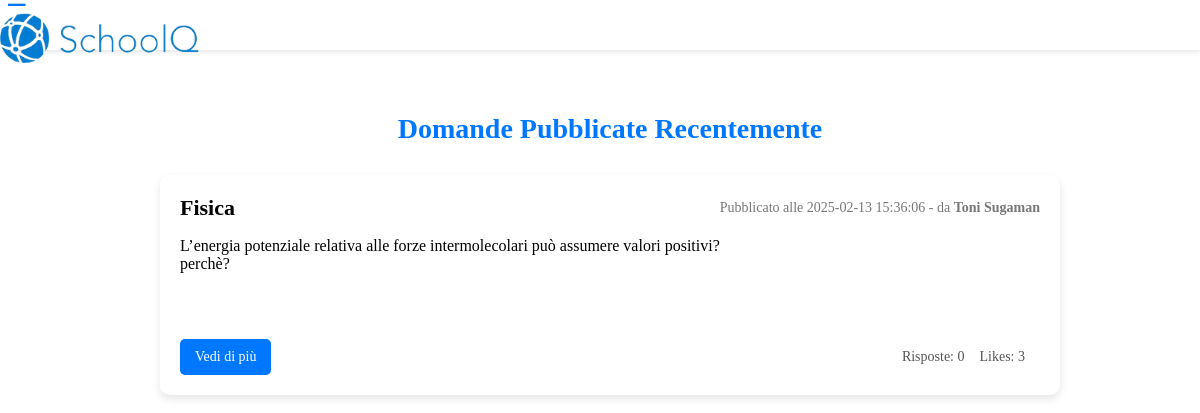
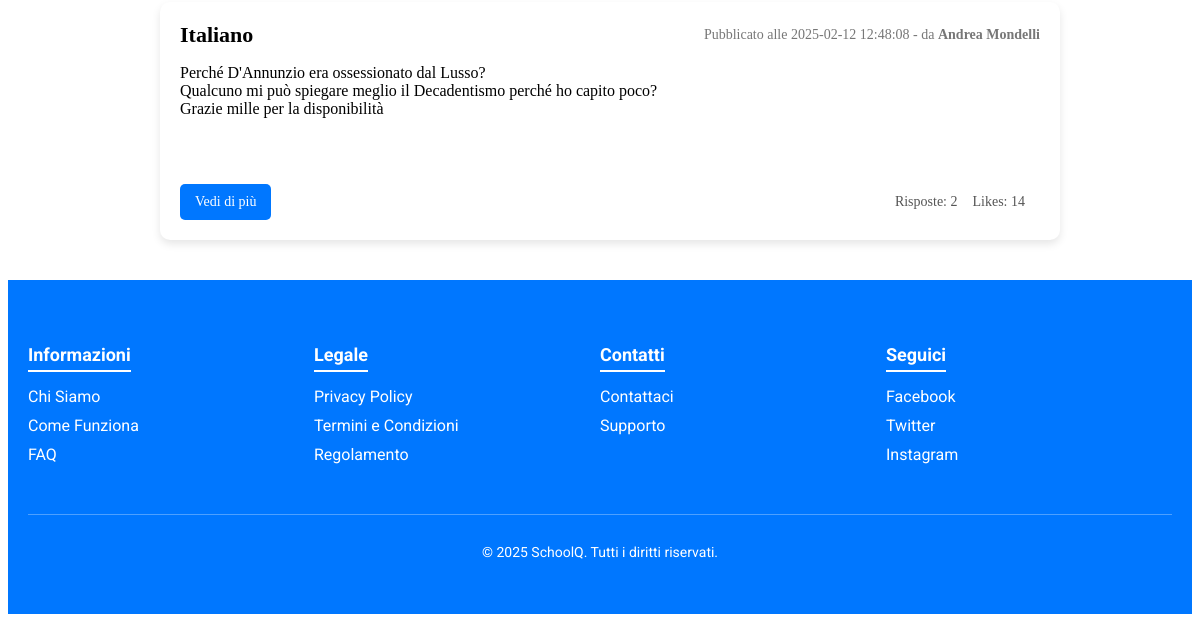
The page /php_front/dashboard.php on the database as committed earlier (2 pictures, top to bottom).
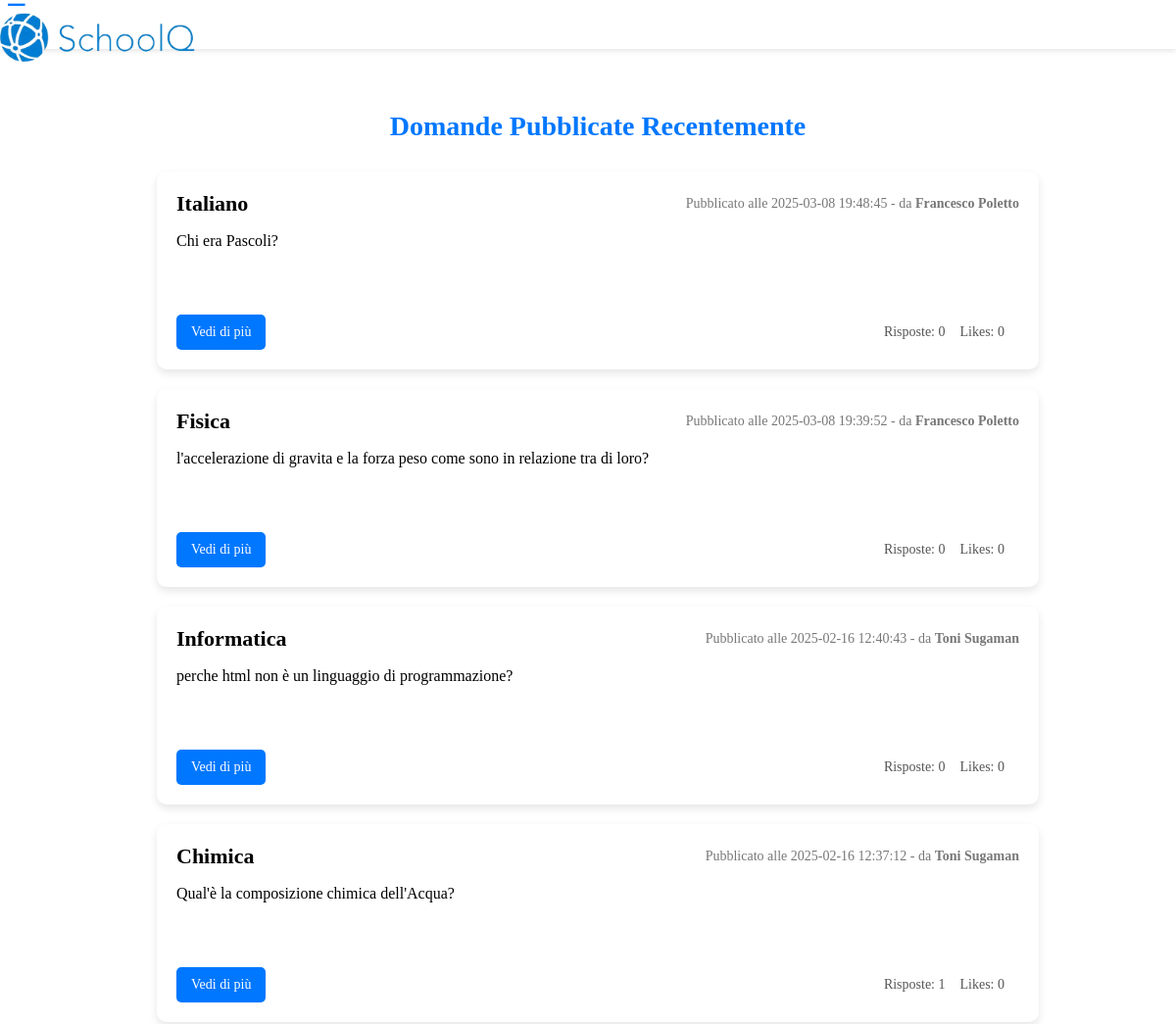
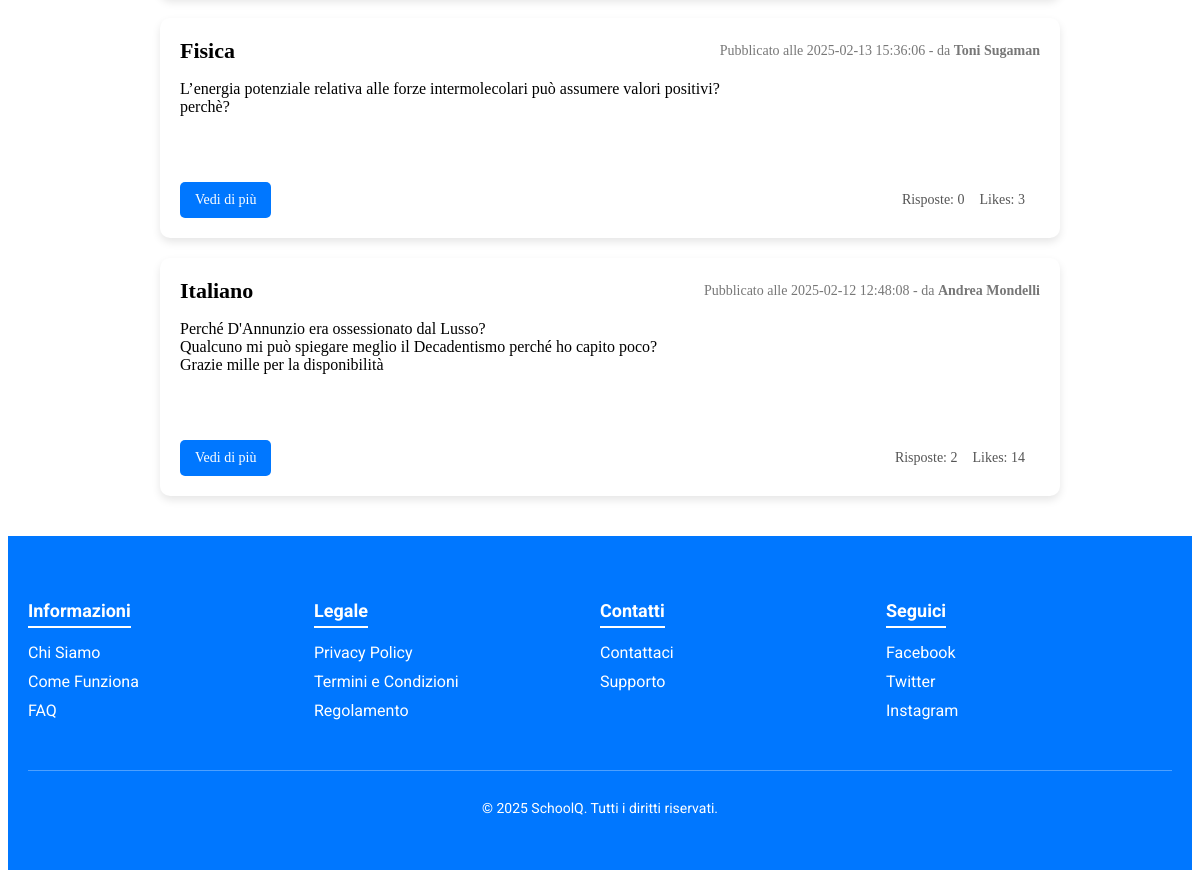
The same page on the database as committed later (2 pictures, top to bottom).
### tables this page shows
CREATE TABLE `domande` (
  `questionID` int(11) NOT NULL,
  `dataPubbl` datetime NOT NULL,
  `QuestionText` varchar(1000) NOT NULL,
  `nLike` int(11) NOT NULL DEFAULT 0,
  `categoriaID` int(11) NOT NULL,
  `userID` int(11) NOT NULL
);

CREATE TABLE `categorie` (
  `IDCategoria` int(11) NOT NULL,
  `nome` varchar(40) NOT NULL,
  `descrizione` varchar(100) NOT NULL
);

CREATE TABLE `utenti` (
  `userID` int(11) NOT NULL,
  `nome` varchar(30) NOT NULL,
  `cognome` varchar(30) NOT NULL,
  `classe` varchar(4) NOT NULL,
  `indirizzo` enum('nessuno','elettrotecnica','informatica') NOT NULL DEFAULT 'nessuno',
  `bio` varchar(500) DEFAULT NULL,
  `immagine` varchar(100) NOT NULL DEFAULT 'default.png',
  `email` varchar(100) NOT NULL,
  `password` varchar(100) NOT NULL,
  `privilegio` enum('USER','MODER','ADMIN') NOT NULL DEFAULT 'USER'
);

### php_front/dashboard.php (the view, shortened to what this page needs)
<?php
require_once "../php/connection.php";
$sql = "SELECT d.questionID, c.nome AS categoria, d.dataPubbl, d.QuestionText, d.nLike, u.nome, u.cognome
        FROM domande d
        JOIN utenti u ON d.userID = u.userID
        JOIN categorie c ON c.IDCategoria = d.categoriaID
        ORDER BY d.dataPubbl DESC";
$result = $conn->query($sql);
?>
<!DOCTYPE html>
<html lang="it">
<head>
  <link rel="stylesheet" href="../CSS/menuCSS.css">
</head>
<body>
  <header class="top-navbar">
    <div class="nav-container">
      <div class="logo">
        <button class="toggle-btn" onclick="toggleSidebar()">&#9776;</button>
        <img src="../Immagini/mondo01.png" alt="SchoolQ Logo">
      </div>
    </div>
  </header>
  <div id="main-content" class="main-content">
    <div class="questions">
      <h2>Domande Pubblicate Recentemente</h2>
      <?php
      if ($result->num_rows > 0) {
          while($row = $result->fetch_assoc()) {
              echo '<div class="question-item">';
              echo   '<div class="question-header">';
              echo     '<h3 class="question-title">' . htmlspecialchars($row["categoria"] ?? "Categoria non disponibile") . '</h3>';
              echo     '<div class="question-meta">Pubblicato alle ' . ($row["dataPubbl"] ?? "Data non disponibile") . ' - da <strong>'
                       . htmlspecialchars(($row['nome'] ?? "Nome non disponibile") . ' ' . ($row['cognome'] ?? "Cognome non disponibile")) . '</strong></div>';
              echo   '</div>';
              echo   '<div class="question-body">';
              echo     '<p>' . nl2br(htmlspecialchars($row["QuestionText"] ?? "")) . '</p>';
              echo   '</div>';
              echo   '<div class="question-footer">';
              echo     '<a href="risposta.php?id=' . $row["questionID"] . '" class="button">Vedi di più</a>';
              $questionID = intval($row["questionID"]);
              $countQuery = "SELECT COUNT(*) as count FROM risposte WHERE QuestionID = $questionID";
              $countResult = $conn->query($countQuery);
              echo     '<div class="question-stats">';
              if ($countResult && $countResult->num_rows > 0) {
                  $num = $countResult->fetch_assoc();
                  echo '<span>Risposte: ' . ($num["count"] ?? 0) . '</span>';
              } else {
                  echo '<span>Risposte: 0</span>';
              }
              echo '<span>Likes: ' . htmlspecialchars($row["nLike"] ?? "0") . '</span>';
              echo     '</div>';
              echo   '</div>';
              echo '</div>';
          }
      } else {
          echo "<p>Nessuna domanda disponibile.</p>";
      }
      ?>
    </div>
  </div>
  <footer class="footer">
    <div class="footer-container">
      <div class="footer-section">
        <h4>Informazioni</h4>
        <ul>
          <li><a href="../fileFooter/chisiamo.html">Chi Siamo</a></li>
          <li><a href="../fileFooter/comefunziona.html">Come Funziona</a></li>
          <li><a href="faq.html">FAQ</a></li>
        </ul>
      </div>
      <div class="footer-section">
        <h4>Legale</h4>
        <ul>
          <li><a href="privacy.html">Privacy Policy</a></li>
          <li><a href="termini.html">Termini e Condizioni</a></li>
          <li><a href="regolamento.html">Regolamento</a></li>
        </ul>
      </div>
      <div class="footer-section">
        <h4>Contatti</h4>
        <ul>
          <li><a href="contact.html">Contattaci</a></li>
          <li><a href="supporto.html">Supporto</a></li>
        </ul>
      </div>
      <div class="footer-section">
        <h4>Seguici</h4>
        <ul>
          <li><a href="https://facebook.com/tuoforum" target="_blank">Facebook</a></li>
          <li><a href="https://twitter.com/tuoforum" target="_blank">Twitter</a></li>
          <li><a href="https://instagram.com/tuoforum" target="_blank">Instagram</a></li>
        </ul>
      </div>
      <div class="footer-bottom">
        <p>&copy; 2025 SchoolQ. Tutti i diritti riservati.</p>
      </div>
    </div>
  </footer>
</body>
</html>

### CSS/menuCSS.css (style rules this page uses)
.top-navbar { position: fixed; position: fixed; top: 0; left: 0; width: 100%; background-color: #ffffff; width: 100%; background-color: #fff; box-shadow: 0 2px 5px rgba(0,0,0,0.1); }
.nav-container { display: flex; align-items: center; max-height: 50px; }
.nav-container .logo img { max-height: 50px; margin-right: 1200px; }
.toggle-btn { font-size: 24px; background: none; border: none; color: #0077ff; cursor: pointer; margin-right: 20px; }
.main-content { margin-top: 70px; padding: 20px; transition: margin-left 0.3s ease; margin-left: 20px; }
.questions { max-width: 900px; margin: 0 auto; }
.questions h2 { text-align: center; margin-bottom: 30px; font-size: 28px; color: #0077ff; }
.question-item { background-color: #fff; border-radius: 10px; padding: 20px; margin-bottom: 20px; box-shadow: 0 4px 8px rgba(0,0,0,0.1); transition: transform 0.2s; }
.question-header { display: flex; justify-content: space-between; align-items: center; margin-bottom: 10px; }
.question-title { font-size: 22px; margin: 0; }
.question-meta { font-size: 14px; color: #777; }
.question-body { font-size: 16px; margin: 10px 0; }
.question-footer { display: flex; justify-content: space-between; align-items: center; margin-top: 10px; }
.question-footer .button { background-color: #0077ff; color: white; padding: 10px 15px; border-radius: 5px; text-decoration: none; font-size: 14px; }
.question-stats { font-size: 14px; color: #555; }
.question-stats span { margin-right: 15px; }
.question-body { position: relative; padding-bottom: 40px; }
.footer { background-color: #0077ff; color: #fff; padding: 40px 20px; font-family: 'Roboto', sans-serif; }
.footer-container { max-width: 1200px; margin: 0 auto; display: flex; flex-wrap: wrap; justify-content: space-between; }
.footer-section { flex: 1; min-width: 200px; margin-bottom: 20px; }
.footer-section h4 { font-size: 18px; margin-bottom: 15px; border-bottom: 2px solid #fff; display: inline-block; padding-bottom: 5px; }
.footer-section ul { list-style: none; padding: 0; margin: 0; }
.footer-section ul li { margin-bottom: 10px; }
.footer-section ul li a { text-decoration: none; color: #fff; transition: color 0.3s ease; }
.footer-bottom { width: 100%; text-align: center; border-top: 1px solid rgba(255, 255, 255, 0.3); padding-top: 15px; margin-top: 20px; font-size: 14px; }

Rows that differ between the two databases and show on the page:
added domande: categoriaID.nome "Italiano", dataPubbl "2025-03-08 19:48:45", userID.cognome "Francesco Poletto", QuestionText "Chi era Pascoli?", count "0", nLike "0"
added domande: categoriaID.nome "Fisica", dataPubbl "2025-03-08 19:39:52", userID.cognome "Francesco Poletto", QuestionText "l'accelerazione di gravita e la forza peso come sono in relazione tra di loro?", count "0", nLike "0"
added domande: categoriaID.nome "Informatica", dataPubbl "2025-02-16 12:40:43", userID.cognome "Toni Sugaman", QuestionText "perche html non è un linguaggio di programmazione?", count "0", nLike "0"
added domande: categoriaID.nome "Chimica", dataPubbl "2025-02-16 12:37:12", userID.cognome "Toni Sugaman", QuestionText "Qual'è la composizione chimica dell'Acqua?", count "1", nLike "0"
